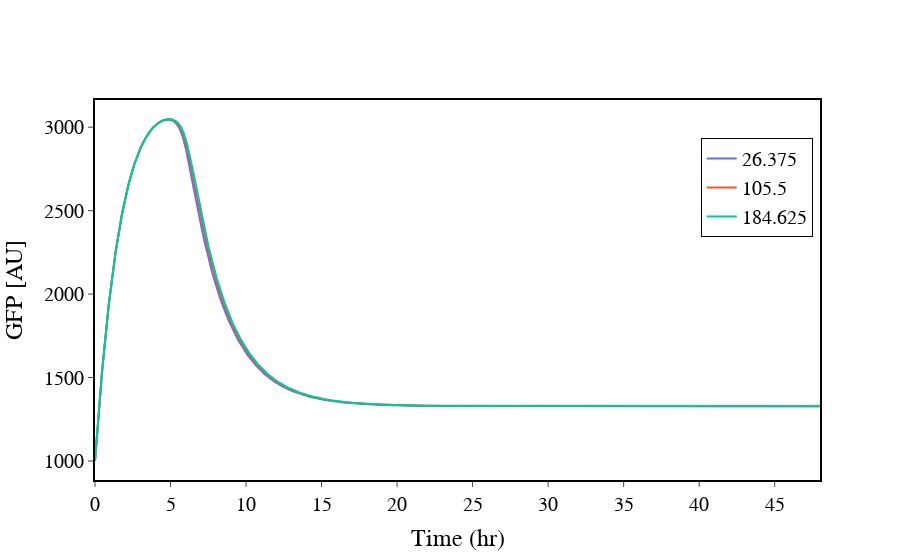

The cell this chart's notebook holds for it:
### Markdown cell above
### Dynamics of qcrispri system when Kd1 was varied

### Code cell
### dynamics of changing dissociation constant for luxR_AHL complex
x = t
fig = go.Figure()

for i in [kd1*0.25, kd1, kd1*1.75]:
    #x = gfp_kd1[gfp_kdna["kd1lex"] == i].N
    y = gfp_kd1[gfp_kd1["Kd1_value"] == i].GFP
    fig.add_trace(go.Scatter(x = t, y = y, name = '{}'.format(i)))
fig.update_layout( xaxis_title='Time (hr)', yaxis_title='GFP [AU]')
fig.update_layout(font=dict(size=20))
fig.update_layout(legend=dict(yanchor="top",y=0.90,xanchor="right",x=0.99,bgcolor="rgba(0,0,0,0)", bordercolor="Black",
        borderwidth=1))
fig.update_layout({'paper_bgcolor':'rgba(0,0,0,0)','plot_bgcolor':'rgba(0,0,0,0)'})
fig.update_xaxes(showgrid=False, linewidth=2, linecolor='black', mirror=True)
fig.update_yaxes(showgrid=False, linewidth=2, linecolor='black', mirror=True)
fig.update_layout(font_family="Verdana", font_color="black")
fig.update_xaxes(ticks="outside",tickson="boundaries",ticklen=5)
fig.update_yaxes(ticks="outside",tickson="boundaries",ticklen=5)

fig.show()

### Figure 1 — Plotly figure (JSON) as saved in the notebook; plotly's stock layout.template omitted (floating-point values rounded to 4 significant figures; data arrays with more than 128 entries replaced by an {"elided": "..."} marker saying what was removed)
{"data": [{"name": "26.375", "type": "scatter", "x": {"elided": "3000 float values"}, "y": {"elided": "3000 float values"}}, {"name": "105.5", "type": "scatter", "x": {"elided": "3000 float values"}, "y": {"elided": "3000 float values"}}, {"name": "184.625", "type": "scatter", "x": {"elided": "3000 float values"}, "y": {"elided": "3000 float values"}}], "layout": {"font": {"color": "black", "family": "Verdana", "size": 20}, "legend": {"bgcolor": "rgba(0,0,0,0)", "bordercolor": "Black", "borderwidth": 1, "x": 0.99, "xanchor": "right", "y": 0.9, "yanchor": "top"}, "paper_bgcolor": "rgba(0,0,0,0)", "plot_bgcolor": "rgba(0,0,0,0)", "xaxis": {"linecolor": "black", "linewidth": 2, "mirror": true, "showgrid": false, "ticklen": 5, "ticks": "outside", "tickson": "boundaries", "title": {"text": "Time (hr)"}}, "yaxis": {"linecolor": "black", "linewidth": 2, "mirror": true, "showgrid": false, "ticklen": 5, "ticks": "outside", "tickson": "boundaries", "title": {"text": "GFP [AU]"}}}}
